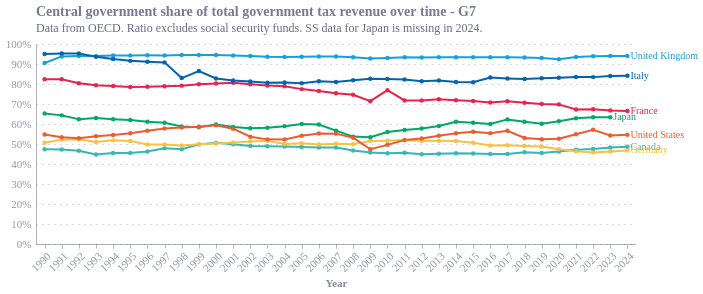

Describe this chart as a Vega-Lite specification.
### Vega-Lite specification from a JSON file in a GitHub repository (floating-point values rounded to 4 significant figures; data arrays with more than 128 entries replaced by an {"elided": "..."} marker saying what was removed)
{"config": {"font": "Circular Std", "text": {"color": "#676A86", "align": "left", "baseline": "middle", "dx": 7, "dy": 0, "fontSize": 11}, "view": {"stroke": null, "continuousWidth": 400, "continuousHeight": 300, "discreteWidth": 400, "discreteHeight": 300}, "range": {"category": ["#36B7B4", "#E6224B", "#F4C245", "#0063AF", "#00A767", "#179FDB", "#EB5C2E"], "diverging": ["#E6224B", "#E54753", "#C9C9C9", "#179FDB", "#122B39"], "heatmap": ["#C9C9C9", "#179FDB", "#0063AF", "#122B39"], "ordinal": ["#00A767", "#36B7B4", "#179FDB", "#0063AF", "#243B5A"]}, "bar": {"color": "#179fdb"}, "line": {"color": "#e6224b"}, "rule": {"color": "#676A86"}, "area": {"opacity": 0.3}, "point": {"filled": true, "size": 80, "color": "#e6224b", "opacity": 0.95}, "geoshape": {"stroke": "white", "strokeWidth": 0.3}, "rect": {"fill": "#d6d4d4", "opacity": 0.3}, "axis": {"labelColor": "#676A86", "labelFontSize": 11, "labelFont": "Circular Std", "labelOpacity": 0.7, "tickColor": "#676A86", "tickOpacity": 0.5, "domainColor": "#676A86", "domainOpacity": 0.5, "gridColor": "#676A86", "gridDash": [2, 2], "gridOpacity": 0.5, "title": null, "titleColor": "#676A86", "titleOpacity": 0.8, "tickSize": 4}, "axisXDiscrete": {"grid": false, "labelAngle": 0, "tickCount": 10, "tickOpacity": 0.5, "title": null}, "axisYDiscrete": {"ticks": false, "labelPadding": 5}, "axisXTemporal": {"grid": false, "ticks": true}, "axisXQuantitative": {"grid": true}, "axisYQuantitative": {"gridColor": "#676A86", "gridDash": [1, 5], "gridOpacity": 0.5, "ticks": false, "labelPadding": 5, "tickCount": 8, "titleAngle": 0, "titleAlign": "left", "titleBaseline": "bottom", "titleX": 0, "titleY": -5}, "title": {"color": "#676A86E6", "subtitleColor": "#676A86", "font": "Circular Std", "subtitleFont": "Circular Std", "anchor": "start", "fontSize": 14, "subtitleFontSize": 12, "subtitlePadding": 4, "offset": 0, "frame": "group"}, "legend": {"titleColor": "#122b39", "title": null, "labelColor": "#122b39", "labelFontSize": 11}}, "layer": [{"data": {"name": "data-71cef542f10996917b7b9d8512ca0040"}, "mark": {"type": "line", "point": {"filled": true, "opacity": 0.95, "size": 20}, "strokeWidth": 2}, "encoding": {"color": {"field": "Reference area", "legend": null, "type": "nominal"}, "order": {"field": "TIME_PERIOD", "type": "ordinal"}, "tooltip": [{"field": "Reference area", "title": "Country", "type": "nominal"}, {"field": "TIME_PERIOD", "title": "Year", "type": "ordinal"}, {"field": "central_to_overallno_SS_ratio", "format": ".1%", "title": "Central government share", "type": "quantitative"}], "x": {"axis": {"labelAngle": -45}, "field": "TIME_PERIOD", "title": "Year", "type": "ordinal"}, "y": {"axis": {"format": "%"}, "field": "central_to_overallno_SS_ratio", "title": null, "type": "quantitative"}}}, {"data": {"name": "data-622f9cbd23615936207ba671a905fd55"}, "mark": {"type": "text", "align": "left", "dx": 3, "fontSize": 10}, "encoding": {"color": {"field": "Reference area", "legend": null, "type": "nominal"}, "text": {"field": "Reference area", "type": "nominal"}, "x": {"field": "TIME_PERIOD", "type": "ordinal"}, "y": {"field": "central_to_overallno_SS_ratio", "type": "quantitative"}}}], "height": 200, "title": {"text": "Central government share of total government tax revenue over time - G7", "anchor": "start", "subtitle": "Data from OECD. Ratio excludes social security funds. SS data for Japan is missing in 2024.", "subtitleFontSize": 12}, "width": 600, "$schema": "https://vega.github.io/schema/vega-lite/v6.4.1.json", "datasets": {"data-71cef542f10996917b7b9d8512ca0040": {"elided": "244 records"}, "data-622f9cbd23615936207ba671a905fd55": [{"REF_AREA": "JPN", "Reference area": "Japan", "TIME_PERIOD": 2023, "Central government": 77390.0, "European institutions and bodies (EU accounts)": 0.0, "General government": 200300.0, "Local government": 44620.0, "Social security funds": 78340.0, "State government": 0.0, "central_to_overall_ratio": 0.3863, "central_to_overallno_SS_ratio": 0.6343}, {"REF_AREA": "CAN", "Reference area": "Canada", "TIME_PERIOD": 2024, "Central government": 467.4, "European institutions and bodies (EU accounts)": 0.0, "General government": 1072.0, "Local government": 87.77, "Social security funds": 112.1, "State government": 405.1, "central_to_overall_ratio": 0.4359, "central_to_overallno_SS_ratio": 0.4868}, {"REF_AREA": "FRA", "Reference area": "France", "TIME_PERIOD": 2024, "Central government": 370.0, "European institutions and bodies (EU accounts)": 2.6, "General government": 1269.0, "Local government": 183.9, "Social security funds": 712.5, "State government": 0.0, "central_to_overall_ratio": 0.2916, "central_to_overallno_SS_ratio": 0.6649}, {"REF_AREA": "ITA", "Reference area": "Italy", "TIME_PERIOD": 2024, "Central government": 560.5, "European institutions and bodies (EU accounts)": 2.99, "General government": 940.4, "Local government": 102.5, "Social security funds": 274.4, "State government": 0.0, "central_to_overall_ratio": 0.596, "central_to_overallno_SS_ratio": 0.8416}, {"REF_AREA": "DEU", "Reference area": "Germany", "TIME_PERIOD": 2024, "Central government": 469.1, "European institutions and bodies (EU accounts)": 5.583, "General government": 1646.0, "Local government": 143.9, "Social security funds": 643.3, "State government": 384.1, "central_to_overall_ratio": 0.285, "central_to_overallno_SS_ratio": 0.4679}, {"REF_AREA": "GBR", "Reference area": "United Kingdom", "TIME_PERIOD": 2024, "Central government": 758.5, "European institutions and bodies (EU accounts)": 0.0, "General government": 979.8, "Local government": 48.22, "Social security funds": 173.1, "State government": 0.0, "central_to_overall_ratio": 0.7742, "central_to_overallno_SS_ratio": 0.9402}, {"REF_AREA": "USA", "Reference area": "United States", "TIME_PERIOD": 2024, "Central government": 3131.0, "European institutions and bodies (EU accounts)": 0.0, "General government": 7481.0, "Local government": 1087.0, "Social security funds": 1747.0, "State government": 1516.0, "central_to_overall_ratio": 0.4185, "central_to_overallno_SS_ratio": 0.546}]}}
